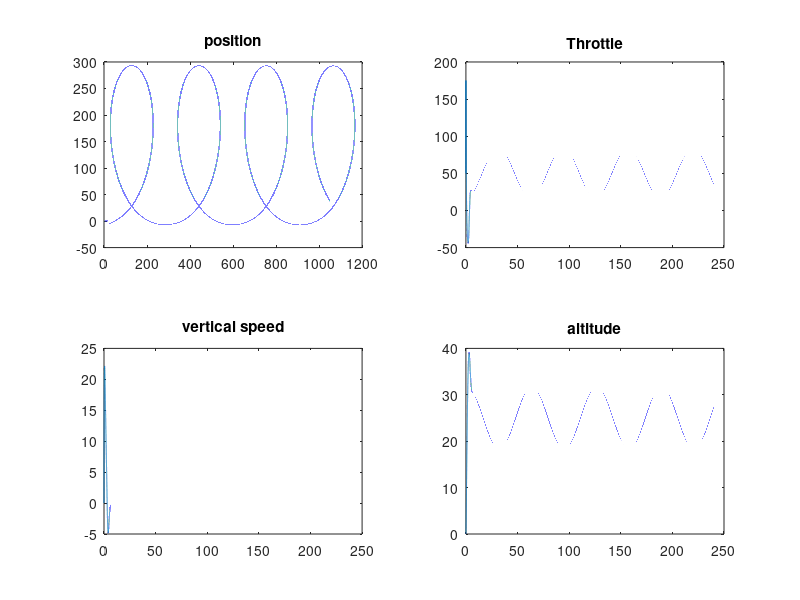

This figure's MATLAB source:

% simulation from the equations from Hector

clear all; clc; close all;

%% init
delta_T = 1e-3;
final_time = 240;

m = 1; % mass of the aircraft [kg]
W = m*9.8; % weight force [N]

cl = 9.8/15^2; % coefficient to be determined experimentally
cth = 15/50; % same

kp = 5; % positive gain constant to be also determined experimentally
kvv = 5;
th_nominal = 50; % nominal vlalue of the throttle
th_delta = 0;
hd = 25; % desired altitude [m]
u_theta = 0.1;

w = [10;0]; % wind vector (x, y axis velocity

vv = 0; % vertical velocity
sh = 20; % horizontal speed
h = 0; % altitude
p = [0; 0]; % position
theta = 0; % initial angle
vh = sh * [cos(theta);sin(theta)]; % initial velocity
wbx = dot(w,[cos(theta), sin(theta)]);
vs = cth*(th_nominal + th_delta) + wbx; % initial airspeed


log_time = 0:delta_T:final_time;
log_vv = zeros(length(log_time), 1);
log_h = log_vv;
log_theta = log_vv;
log_sh = log_vv;
log_th_delta = log_vv;
log_p = zeros(length(log_time), 2);
log_vh = log_p;

i = 1;
log_vv(i) = vv;
log_h(i) = h;
log_theta(i) = theta;
log_sh(i) = sh;
log_th_delta(i) = th_delta;
log_p(i, :) = p;
log_vh(i, :) = vh;


%% sim

for time = delta_T:delta_T:final_time

% Vertical dynamics
th_delta = kp*(hd - h) - kvv *vv;
wbx = dot(w,[cos(theta), sin(theta)]);
vs = cth*(th_nominal + th_delta) + wbx;
L = cl * vs*vs;
av = 1/m * (L - W);

vv = vv + av*delta_T;
h = h + vv*delta_T;

% Horizontal unicycle model
sh = cth*(th_nominal + th_delta);
pdot = sh*[cos(theta);sin(theta)] + w;

p = p + pdot*delta_T;
theta = theta + u_theta*delta_T; % 

% Log
i = i+1;
log_vv(i) = vv;
log_h(i) = h;
log_theta(i) = theta;
log_sh(i) = sh;
log_th_delta(i) = th_delta;
log_p(i, :) = p;
log_vh(i, :) = vh;
    
end

%% plots

subplot(2,2,1);
plot(log_p(:, 1), log_p(:, 2))
title('position');
subplot(2,2,2);
plot(log_time, th_nominal + log_th_delta)
title('Throttle');
subplot(2,2,3);
plot(log_time, log_vv);
title('vertical speed');
subplot(2,2,4);
plot(log_time, log_h);
title('altitude');
